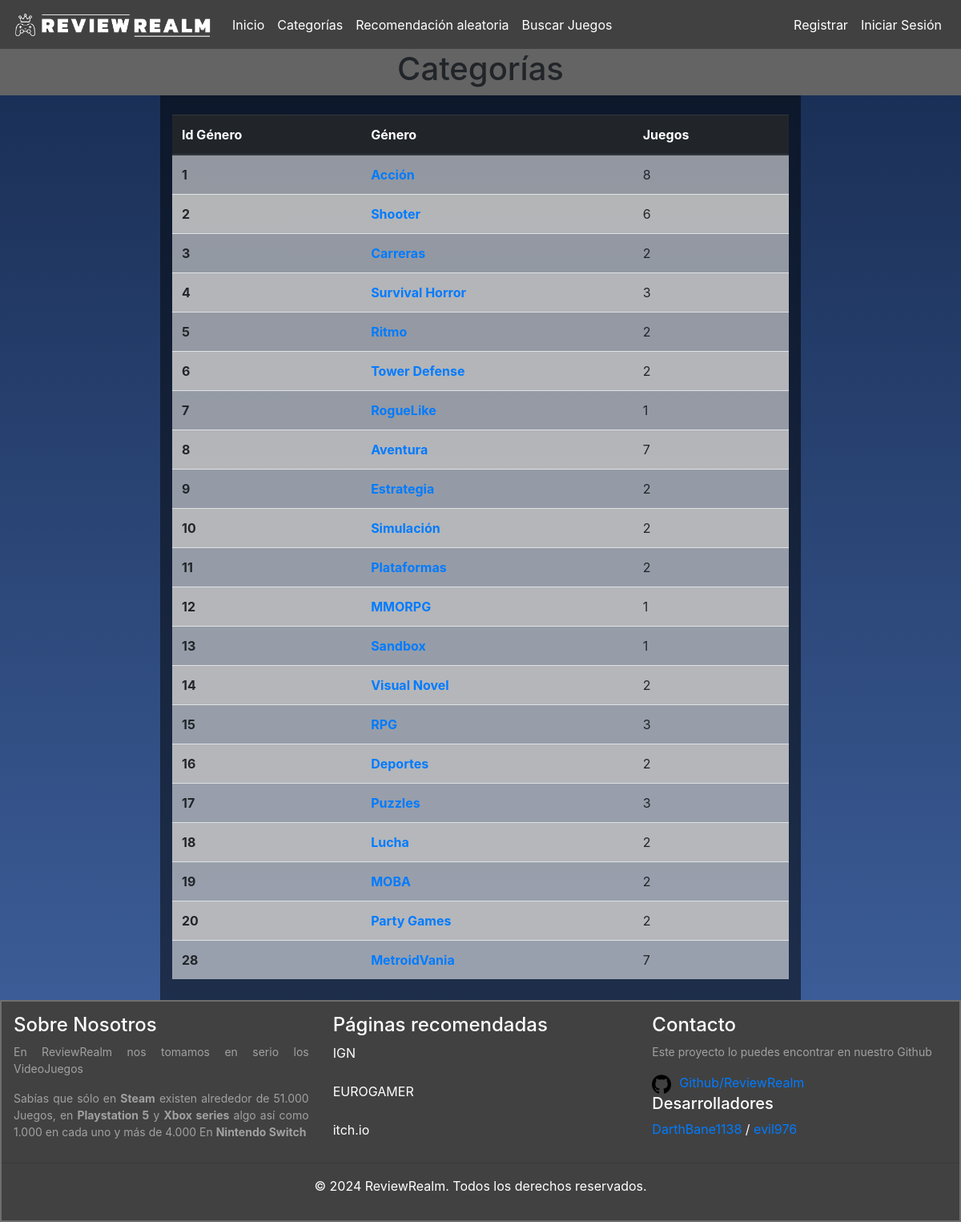
The page /ReviewRealm/categorias on the database its author committed.
### ReviewRealm/models.py (models this page shows, shortened)
class Genero_Juego(models.Model):
    id_genero_juego = models.AutoField(db_column='idGeneroJuego', primary_key=True)
    nombre_genero = models.CharField(max_length=100, blank=False, null=False)

### ReviewRealm/views.py (the view)
# urls.py: path('categorias', views.categorias, name='categorias'),
def categorias(request):
    generos_juegos = Genero_Juego.objects.all()
    context={'generos_juegos':generos_juegos}
    for x in generos_juegos:
        x.cantidad_juegos = Juego.objects.filter(id_genero_juego=x).count()
    return render(request, 'ReviewRealm/categorias.html', context)

### ReviewRealm/templates/ReviewRealm/categorias.html (shortened to what this page needs)
{% extends 'ReviewRealm/base.html'%}
{% load static %}
{% block content %}
<div class="miBloqueDeContenido" >
  <div class="contenedor-titulo">
      <h1 class ="text-center">Categorías</h1>
  </div>
  <div class = "container-fluid" id= "cuerpo_categorias" style="height: 100%;">
    <div class = "row">
      <div class = "col-2"></div>
      <div class = "col-8" id = "columna_principal">
        <br>
        <table class="table table-striped">
          {% if generos_juegos %}
            <thead class="thead-dark">
              <tr>
                <th scope="col">Id Género</th>
                <th scope="col">Género</th>
                <th scope="col">Juegos</th>
              </tr>
            </thead>
            <tbody class="table-group-divider">
              {% for x in generos_juegos %}
                {% if x.cantidad_juegos > 0 %}
                  <tr>
                    <th scope="row">{{x.id_genero_juego}}</th>
                    <td id="linkJuego"><a href="{% url 'juegos_por_genero' pk=x.id_genero_juego %}">{{x.nombre_genero}}</a></td>
                    <td>{{x.cantidad_juegos}}</td>
                  </tr>
                {% endif %}
              {% endfor %}
            </tbody>
          {% endif %}
        </table>
      </div>
      <div class = "col-2"></div>
    </div>
  </div>
</div>
  {% endblock %}

### rows shown on the page
Genero_Juego: id_genero_juego "1", nombre_genero "Acción", cantidad_juegos "8"
Genero_Juego: id_genero_juego "2", nombre_genero "Shooter", cantidad_juegos "6"
Genero_Juego: id_genero_juego "3", nombre_genero "Carreras", cantidad_juegos "2"
Genero_Juego: id_genero_juego "4", nombre_genero "Survival Horror", cantidad_juegos "3"
Genero_Juego: id_genero_juego "5", nombre_genero "Ritmo", cantidad_juegos "2"
Genero_Juego: id_genero_juego "6", nombre_genero "Tower Defense", cantidad_juegos "2"
Genero_Juego: id_genero_juego "7", nombre_genero "RogueLike", cantidad_juegos "1"
Genero_Juego: id_genero_juego "8", nombre_genero "Aventura", cantidad_juegos "7"
Genero_Juego: id_genero_juego "9", nombre_genero "Estrategia", cantidad_juegos "2"
Genero_Juego: id_genero_juego "10", nombre_genero "Simulación", cantidad_juegos "2"
Genero_Juego: id_genero_juego "11", nombre_genero "Plataformas", cantidad_juegos "2"
Genero_Juego: id_genero_juego "12", nombre_genero "MMORPG", cantidad_juegos "1"
Genero_Juego: id_genero_juego "13", nombre_genero "Sandbox", cantidad_juegos "1"
Genero_Juego: id_genero_juego "14", nombre_genero "Visual Novel", cantidad_juegos "2"
Genero_Juego: id_genero_juego "15", nombre_genero "RPG", cantidad_juegos "3"
Genero_Juego: id_genero_juego "16", nombre_genero "Deportes", cantidad_juegos "2"
Genero_Juego: id_genero_juego "17", nombre_genero "Puzzles", cantidad_juegos "3"
Genero_Juego: id_genero_juego "18", nombre_genero "Lucha", cantidad_juegos "2"
Genero_Juego: id_genero_juego "19", nombre_genero "MOBA", cantidad_juegos "2"
Genero_Juego: id_genero_juego "20", nombre_genero "Party Games", cantidad_juegos "2"
Genero_Juego: id_genero_juego "28", nombre_genero "MetroidVania", cantidad_juegos "7"
